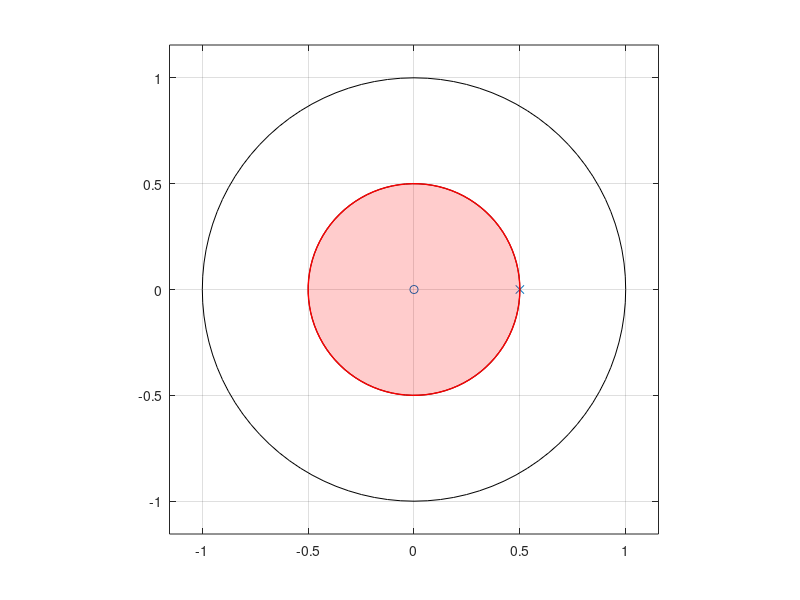
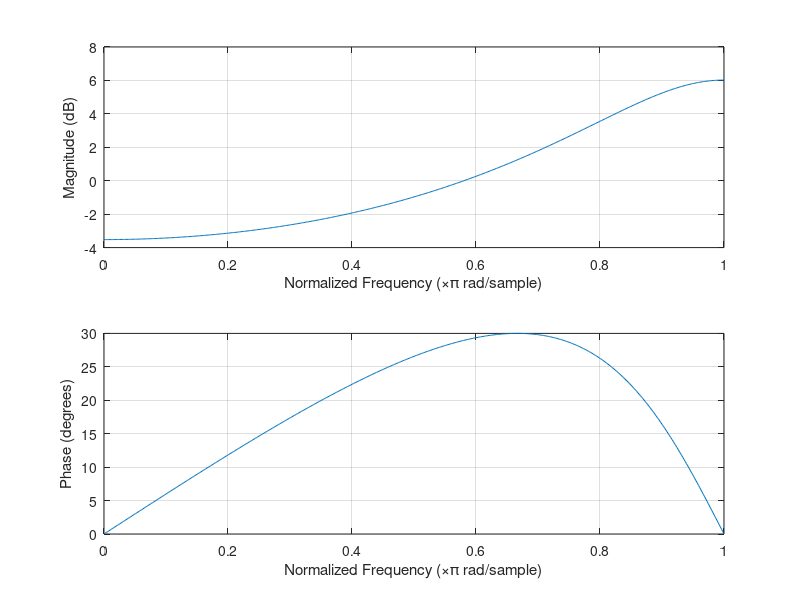

Recreate these plots in MATLAB, in order.
clc, clear;

polos = -1/2;
ceros = 0;

[num, den] = zp2tf(ceros, polos, 1)
centro = [0, 0]; % [h, k]
radio = abs(polos);
theta = linspace(0, 2*pi, 100); 

% Calcular puntos del borde
x = centro(1) + radio * cos(theta);
y = centro(2) + radio * sin(theta);
figure
zplane(ceros,abs(polos));
patch(x, y, 'red', 'FaceAlpha', 0.2); 
hold on;
plot(x, y, 'r', 'LineWidth', 1); 
figure
freqz(num, den);
